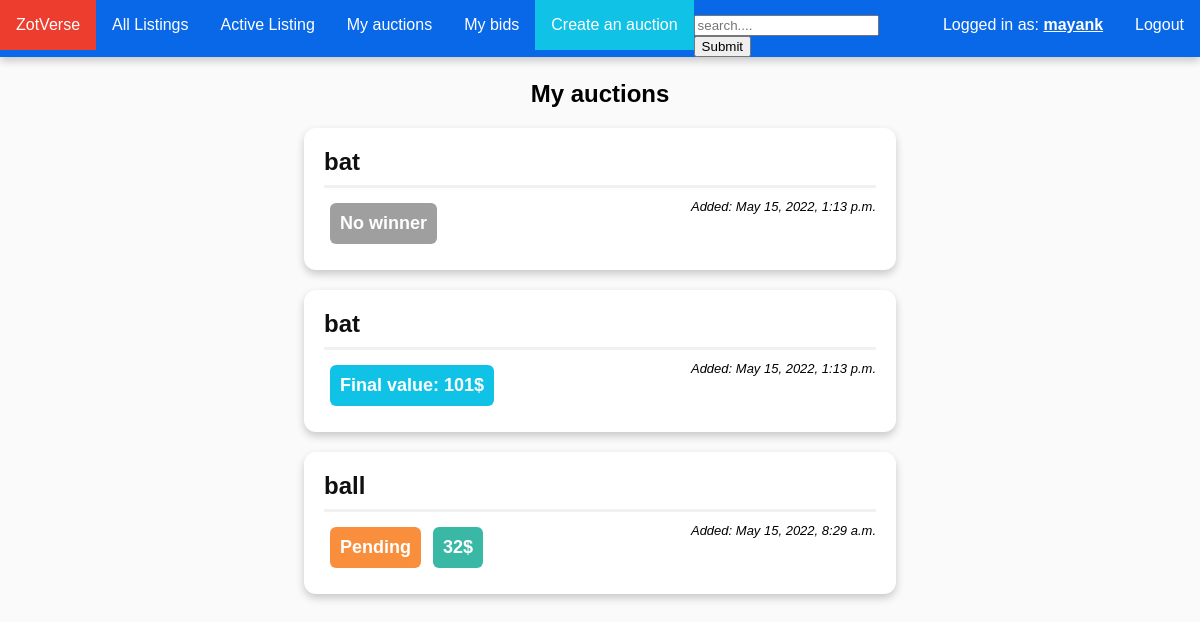
Screenshot of /myauctions/ (signed in) with the database file from the repository.
### auctions/models.py (models this page shows, shortened)
class Auction(models.Model):
    author = models.ForeignKey(User, on_delete=models.CASCADE)
    title = models.CharField(max_length=300)
    desc = models.CharField(max_length=2000, blank=True)
    image = models.ImageField(upload_to='auction_images/', blank=True, default = 'auction_images/default/default.svg')
    min_value = models.IntegerField()
    date_added = models.DateTimeField()
    duration = models.IntegerField(default=24)
    is_active = models.BooleanField(default=True)
    winner = models.ForeignKey(User, on_delete=models.SET("(deleted)"),
                               blank=True,
                               null=True,
                               related_name="auction_winner",
                               related_query_name="auction_winner")
    final_value = models.IntegerField(blank=True, null=True)
    def resolve(self):
        if self.is_active:
            if self.has_expired():
                highest_bid = Bid.objects.filter(auction=self).order_by('-amount').order_by('date').first()
                if highest_bid:
                    self.winner = highest_bid.bidder
                    self.final_value = highest_bid.amount
                self.is_active = False
                self.save()
    def has_expired(self):
        now = datetime.now(timezone.utc)
        expiration = self.date_added + timedelta(hours=self.duration)
        if now > expiration:
            return True
        else:
            return False

### auctions/views.py (the view)
# urls.py: path('myauctions/', auctions_views.my_auctions, name="my_auctions"),
@login_required
def my_auctions(request):
    my_auctions_list = Auction.objects.all().filter(author=request.user).order_by('-date_added')
    for a in my_auctions_list:
        a.resolve()
    template = loader.get_template('auctions/my_auctions.html')
    context = {
        'my_auctions_list': my_auctions_list,
    }
    return HttpResponse(template.render(context, request))

### auctions/templates/auctions/my_auctions.html (shortened to what this page needs)
{% extends "base.html" %}
{% block content %}
<h2> My auctions </h2>
{% if my_auctions_list %}
    <ul class="my-auction-list">
    {% for auction in my_auctions_list %}
        <li class="my-auction-li"><a class="my-auction-link" href="{% url 'auctions:detail' auction.id %}">{{ auction.title }}</a>
            <hr>
            <div class="my-auction-date">Added: {{ auction.date_added }}</div>
            {% if auction.is_active %}
                <span class="my-auction-status-active">
                    Pending
                </span>
                <span class="my-auction-value">
                    {{ auction.min_value }}$
                </span>
            {% else %}
                {% if auction.final_value %}
                <span class="my-auction-status-resolved">
                    Final value: {{ auction.final_value }}$
                </span>
                {% else %}
                <span class="my-auction-status-no_winner">
                    No winner
                </span>
                {% endif %}
            {% endif %}
        </li>
    {% endfor %}
    </ul>
{% else %}
    <h4>No auctions are available.</h4>
{% endif %}
{% endblock %}

### templates/base.html (shortened to what this page needs)
<!DOCTYPE html>
<html lang="en">
<head>
  {% load static %}
  <link rel="stylesheet" href="{% static 'css/style.css' %}">
</head>
<body>
      {% block sidebar %}
        <ul class="navbar">
          <li class="auction-rush-button">
            <a class="navbar-link" href="{% url 'about' %}">
                ZotVerse
            </a>
        </li>
          <li class="navbar-item"><a class="navbar-link" href="{% url 'auctions:auctions' %}">All Listings</a></li>
          <li class="navbar-item"><a class="navbar-link" href="{% url 'index' %}"">Active Listing</a></li>
          {% if user.is_authenticated %}
          <li class="navbar-item"><a class="navbar-link" href="{% url 'my_auctions' %}">My auctions</a></li>
          <li class="navbar-item"><a class="navbar-link" href="{% url 'my_bids' %}">My bids</a></li>
          <li class="create-auction-button"><a class="navbar-link" href="{% url 'auctions:create' %}">Create an auction</a> </li>
          {% endif %}
          {% if user.is_authenticated %}
            <li class="navbar-item-right"><a class="navbar-link" href="{% url 'logout' %}?next={% url 'index' %}">Logout</a></li>
            <li class="navbar-item-right"><span class="navbar-text">Logged in as: <span class="username">{{ user.get_username }}</span></span></li>
          {% else %}
            <li class="navbar-item-right"><a class="navbar-link" href="{% url 'login' %}?next={% url 'index' %}">Login</a></li>
            <li class="navbar-item-right"><a class="navbar-link" href="{% url 'register' %}?next={{request.path}}">Register</a></li>
          {% endif %}
          <div style = "margin-top: 15px;">
            <form method="post" action="/auctions/search" >
              <input name="search_keyword" type="" class="navbar-link" id="" placeholder="search...."/>
              <button type="submit">Submit</button>
            </form>
            </div>
        </ul>
     {% endblock %}
      <div class="main-content">{% block content %}{% endblock %}</div>
</body>
</html>

### static/css/style.css (style rules this page uses)
:root { --background: #FFFFFF; --color0: #F1F1F1; --color1: #ED665B; --color2: #39B8A5; --color3: #F98F3D; --color4: #1972E7; --color5: #AE5BF6; --color6: #4DCCE5; --color7: #101010; --color8: #9F9F9F; --color9: #ED3D2E; --color10: #16B8A0; --color11: #F97916; --color12: #0868E7; --color13: #9422F6; --color14: #10C2E5; --color15: #656565; --color16: #ffff00; --main-bg: #FAFAFA; --navbar-bg: #2A2A2A; --light-green: #C8F9E3; --navbar-bg-hover: #3A3A3A; --shadow: 0 4px 8px 0 rgba(0,0,0,0.2); --strong-shadow: 0 4px 8px 0 rgba(0,0,0,0.5); }
body { background: var(--main-bg); }
* { font-family: sans-serif !important; }
hr { border: 0; height: 3px; background: var(--color0); }
h2 { text-align: center; }
.main-content { margin-top: 80px; }
li a { color: var(--color2); }
.navbar { list-style-type: none; position: absolute; top: 0; left: 0; margin: 0; padding: 0; width: 100%; overflow: hidden; background-color: var(--color12); box-shadow: var(--shadow); }
.navbar-item { float: left; transition: .3s; }
.navbar-item-right { float: right; transition: .3s; }
.navbar-item .navbar-link { display: block; color: var(--background); text-align: center; padding: 16px; text-decoration: none; transition: .3s; }
.navbar-item-right .navbar-link { display: block; color: var(--background); text-align: center; padding: 16px; text-decoration: none; transition: .3s; }
.create-auction-button { float: left; transition: .3s; }
.create-auction-button .navbar-link { display: block; background: var(--color14); color: var(--background); text-align: center; padding: 16px; text-decoration: none; transition: .3s; }
.auction-rush-button .navbar-link { display: block; background: var(--color1); color: var(--background); text-align: center; padding: 16px; text-decoration: none; transition: .3s; }
.auction-rush-button { float: left; transition: .3s; }
.navbar-text { display: block; color: var(--background); text-align: center; padding: 16px; text-decoration: none; }
.username { font-weight: bold; text-decoration: underline; }
.my-auction-list { list-style-type: none; width: 50%; margin: auto; }
.my-auction-li { box-shadow: var(--shadow); background: var(--background); display: inline-list-item; border-radius: 12px; padding: 20px; margin: 20px; margin-left: -20px; text-overflow: ellipsis; white-space: nowrap; overflow: hidden; font-size: large; }
.my-auction-link { text-decoration: none; font-size: x-large; font-weight: bold; text-align: center; color: var(--color7); }
.my-auction-date { font-style: italic; font-size: small; margin-top: 2px; float: right; }
.my-auction-value { font-weight: bold; color: var(--background); background: var(--color2); padding: 10px; margin: 6px; border-radius: 6px; float: left; }
.my-auction-status-active { font-weight: bold; color: var(--background); background: var(--color3); padding: 10px; margin: 6px; border-radius: 6px; float: left; }
.my-auction-status-no_winner { font-weight: bold; color: var(--background); background: var(--color8); padding: 10px; margin: 6px; border-radius: 6px; float: left; }
.my-auction-status-resolved { font-weight: bold; color: var(--background); background: var(--color14); padding: 10px; margin: 6px; border-radius: 6px; float: left; }

### rows the page displays
Auction: title "bat", date_added "May 15, 2022, 1:13 p.m.", is_active "No winner"
Auction: title "bat", date_added "May 15, 2022, 1:13 p.m.", final_value "101"
Auction: title "ball", date_added "May 15, 2022, 8:29 a.m.", min_value "32"

### other values shown
{{ user.get_username }} "mayank"
